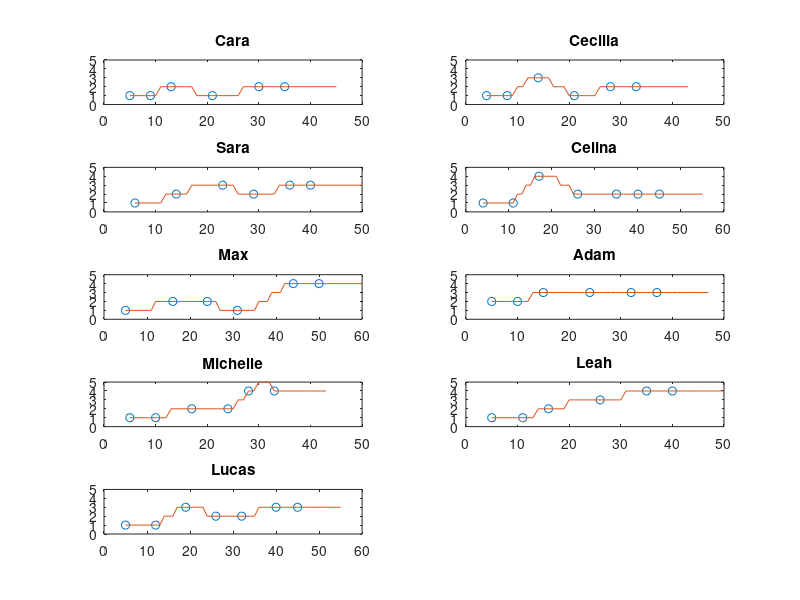

MATLAB code to generate this figure:
%script to load data and save it
function [baselines] = trainingData()

victims = {'Cara','Cecilia','Sara', 'Celina', 'Max', 'Adam','Michelle',...
            'Leah','Lucas'};
victims = cellstr(victims);

responseMat = [ 1, 1, 2, 1, 2, 2, 0;
                1, 1, 3, 1, 2, 2, 0;
                1, 2, 3, 2, 3, 3, 0;
                1, 1, 4, 2, 2, 2, 2;
                1, 2, 2, 1, 4, 4, 0;
                2, 2, 3, 3, 3, 3, 0;
                1, 1, 2, 2, 4, 4, 0;
                1, 1, 2, 3, 4, 4, 0;
                1, 1, 3, 2, 2, 3, 3];

questionTimes = [5, 9, 13, 21, 30, 35, 0;
                 4, 8, 14, 21, 28, 33, 0;
                 6, 14, 23, 29, 36, 40, 0;
                 4, 11, 17, 26, 35, 40, 45;
                 5, 16, 24, 31, 44, 50, 0;
                 5, 10, 15, 24, 32, 37, 0;
                 5, 10, 17, 24, 28, 33, 0;
                 5, 11, 16, 26, 35, 40, 0;
                 5, 12, 19, 26, 32, 40, 45];
                 
                 
                 
numQuestions = 6;
numVictims = 9;

x = 1:numQuestions;
dir = 'data';

figure;
for v=1:numVictims
    %adjust based on how many questions there were
    values = responseMat(v,:);
    values = values(values ~= 0);
    times = questionTimes(v,:);
    times = times(times ~= 0);
    endTime = max(times, [], 2);
  
    % Interpolate for points every second 
    points = 3:endTime;
    interpolated = zeros(1, length(points) + 10);
    
    interpolated(1, 1:length(points)) = interp1(times, values, points, 'spline');
    interpolated(interpolated < 1) = 1;
    interpolated(length(points):end) = values(end);
    interpolated = round(interpolated);
    points = 3:length(interpolated) + 2;
    
    %save to output
    baselines(v,1:length(interpolated)) = interpolated;
    
    %save the data
%     filepath = fullfile(dir, victims{v});
%     save(filepath,'interpolated');
    
    %visualize the data 
    subplot(5,2,v)
    plot(times, values, 'o');
    hold on;
    plot(points, interpolated);
    ylim([0 5]);
    title(strcat('',victims{v}));
end